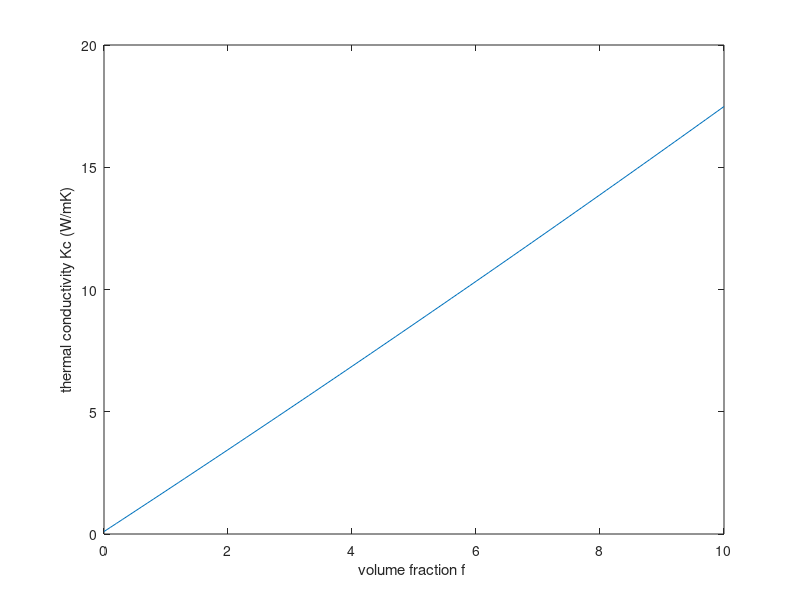

Write the MATLAB code that produced this figure.


clc;
clear all;
close all;

L= 5*10^-6;

H=[ 4 ]*0.35 *10^-9;
% H3=3*0.35*10^-9;
vt=18000;
vl=24000;
km=0.1

 kp= [ 4000 2700 2200 1300]
% kp= [ 2200 2200 2200 2200]

f=0:0.001:0.1

for j= 1:length(H)
for i=1:length(f)
    
% gammat=0.75 ;
% gammal= 1.8;
% M=1.87*1.992*10^-26;
% wmaxt=108*10^12;
% wmaxl=241*10^12;
% kb=1.38065*10^-23;
% 
% hc=1.0545*10^-34;
% h(j)=p(j)*L;
% % T=250:1:500;
% T=300;
% 
%         wmint=vt/gammat*sqrt(M*vt*wmaxt/(kb*T*L));
%         wminl=vl/gammal*sqrt(M*vl*wmaxl/(kb*T*L));
%         Ft=-log(abs(exp(hc*wmint/(kb*T))-1))+hc*wmint/(kb*T)*(exp(hc*wmint/(kb*T))/(exp(hc*wmint/(kb*T))-1));
%         Fl=-log(abs(exp(hc*wminl/(kb*T))-1))+hc*wminl/(kb*T)*(exp(hc*wminl/(kb*T))/(exp(hc*wminl/(kb*T))-1));
%         kp(j)=M/(4*pi*T*h(j))*(wmaxt*vt^2/((gammat)^2)*Ft+wmaxl*vl^2/((gammal)^2)*Fl);
        
    %%%%%
 
 a1(j)=L;
 a2(j)=L;
 a3(j)=H(j);


Rb=10*10^-9;

p(j)=H(j)/L;

% ak3=Rb*km;
alp3(j)=Rb*km/H(j);


L11(j)=((p(j))^2/(2*((p(j))^2-1)))+((p(j))/(2*(1-(p(j))^2)^(3/2)))*acos(p(j));
gama(j)=(1+2*p(j))*alp3(j);

L22(j)=L11(j);
L33(j)=1-2*L11(j);

kc11(j)=kp(j)/(1+gama(j)*L11(j)*kp(j)/km);
kc22(j)=kp(j)/(1+gama(j)*L22(j)*kp(j)/km);
kc33(j)=kp(j)/(1+gama(j)*L33(j)*kp(j)/km);

% kc113=kp3 +gama3*(1-L113)*km;
% kc223=kp3 +gama3*(1-L223)*km;
% kc333=kp3 +gama3*(1-L333)*km;

b11(j)=(kc11(j)-km)/(km +L11(j)*(kc11(j)-km));
b22(j)=(kc22(j)-km)/(km +L22(j)*(kc22(j)-km));
b33(j)=(kc33(j)-km)/(km +L33(j)*(kc33(j)-km));  
    %%%%%    
  
  kc1(i) =(3+f(i)*(2*b11(j)*(1-L11(j))+b33(j)*(1-L33(j))))/(3-f(i)*(2*b11(j)*L11(j)+b33(j)*L33(j)));
  ktim(i)=kc1(i)*km;
  
end

 plot(f*100,ktim)
 hold on;
xlabel('volume fraction f '), ylabel('thermal conductivity Kc (W/mK)'),
% title('composite thermal conductivity of MLG-Silicone elastomer vs variation with volume fraction for different a ')

end
f2=(f*100)';
ktim1=ktim';
% figure(2)
% plot(L,kp)

%%%%%%%%
%%%%%%%%

% figure(3)
% 
% T=300:400
%  f=0.1
% 
% for j= 1:length(L)
% for i=1:length(T)
%     
% gammat=0.75 ;
% gammal= 1.8;
% M=1.87*1.992*10^-26;
% wmaxt=108*10^12;
% wmaxl=241*10^12;
% kb=1.38065*10^-23;
% 
% hc=1.0545*10^-34;
% h=3*0.35*10^-9;
% 
% 
%         wmint(i)=vt/gammat*sqrt(M*vt*wmaxt/(kb*T(i)*L(j)));
%         wminl(i)=vl/gammal*sqrt(M*vl*wmaxl/(kb*T(i)*L(j)));
%         Ft(i)=-log(abs(exp(hc*wmint(i)/(kb*T(i)))-1))+hc*wmint(i)/(kb*T(i))*(exp(hc*wmint(i)/(kb*T(i)))/(exp(hc*wmint(i)/(kb*T(i)))-1));
%         Fl(i)=-log(abs(exp(hc*wminl(i)/(kb*T(i)))-1))+hc*wminl(i)/(kb*T(i))*(exp(hc*wminl(i)/(kb*T(i)))/(exp(hc*wminl(i)/(kb*T(i)))-1));
%         kp(i)=M/(4*pi*T(i)*h)*(wmaxt*vt^2/((gammat)^2)*Ft(i)+wmaxl*vl^2/((gammal)^2)*Fl(i));
%         
%     %%%%%
% 
%  a1(j)=L(j);
%  a2(j)=L(j);
%  a3(j)=H3;
% 
% 
% Rb=5*10^-9;
% 
% p(j)=H3/L(j);
% 
% ak3=Rb*km;
% alp3=Rb*km/H3;
% 
% 
% L11(j)=((p(j))^2/(2*((p(j))^2-1)))+((p(j))/(2*(1-(p(j))^2)^(3/2)))*acos(p(j));
% gama(j)=(1+2*p(j))*alp3;
% 
% L22(j)=L11(j);
% L33(j)=1-2*L11(j);
% 
% kc11(i)=kp(i)/(1+gama(j)*L11(j)*kp(i)/km);
% kc22(i)=kp(i)/(1+gama(j)*L22(j)*kp(i)/km);
% kc33(i)=kp(i)/(1+gama(j)*L33(j)*kp(i)/km);
% 
% % kc113=kp3 +gama3*(1-L113)*km;
% % kc223=kp3 +gama3*(1-L223)*km;
% % kc333=kp3 +gama3*(1-L333)*km;
% 
% b11(i)=(kc11(i)-km)/(km +L11(j)*(kc11(i)-km));
% b22(i)=(kc22(i)-km)/(km +L22(j)*(kc22(i)-km));
% b33(i)=(kc33(i)-km)/(km +L33(j)*(kc33(i)-km));  
%     %%%%%    
% 
%   kc1(i) =(3+f*(2*b11(i)*(1-L11(j))+b33(i)*(1-L33(j))))/(3-f*(2*b11(i)*L11(j)+b33(i)*L33(j)));
%   ktim2(i)=kc1(i)*km;
%   
% end
% 
%  plot(T,ktim2)
%  hold on;
% 
% end


